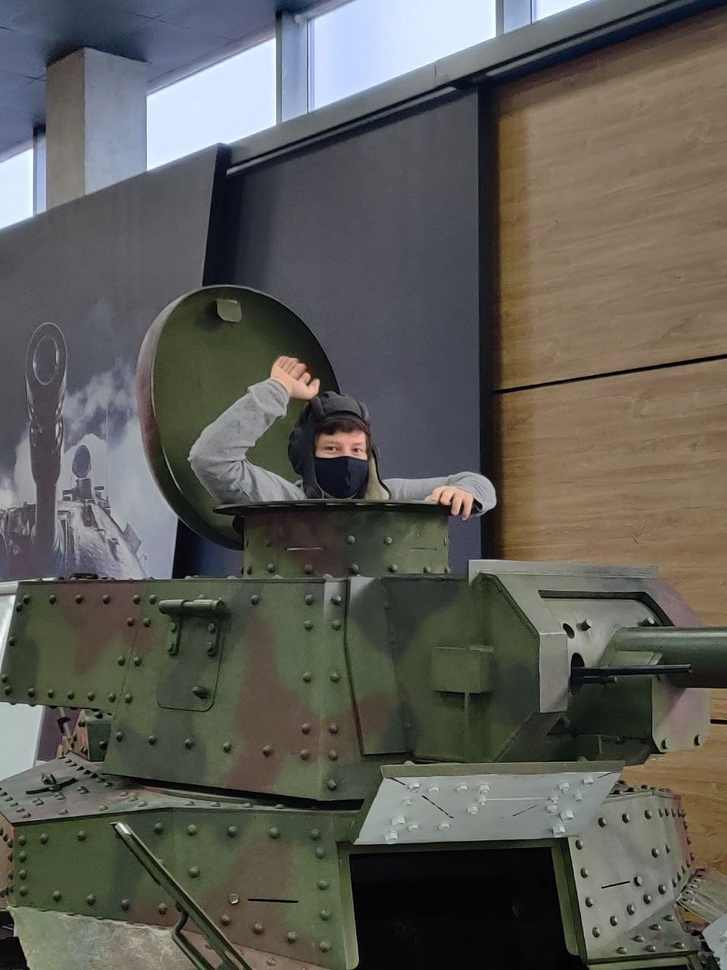
#> input picture artsiomka_v_tanke.jpg, 727 x 970 px, shrunk from 960 x 1280 before the run
$ python gamma_correction.py
#> lines starting #> are read from the running program, lines starting #| are printed output that depends on the picture
import matplotlib.pyplot as plt
import matplotlib.image as mpimg

def applyGammaCorrection(img, c, y):
    newImg = img.copy()

    if(len(newImg.shape) == 3):
        print('Colored image')
        for i in range(0, len(newImg)):
            for j in range(0, len(newImg[i])):
                newImg[i][j][0] = round(c * ((newImg[i][j][0] / 255) ** y) * 255)
                newImg[i][j][1] = round(c * ((newImg[i][j][1] / 255) ** y) * 255)
                newImg[i][j][2] = round(c * ((newImg[i][j][2] / 255) ** y) * 255)

    elif(len(newImg.shape) == 2):
        print('Greyscale image')
        for i in range(0, len(newImg)):
            for j in range(0, len(newImg[i])):
                newImg[i][j] = round(c * ((newImg[i][j] / 255) ** y) * 255)

    else:
        print('Wrong image format')
        return

    source_figure = plt.figure(1)
    plt.imshow(img)
    plt.grid(False)
    plt.axis(False)
    plt.suptitle('Source image')
    source_figure.show()

    corrected_figure = plt.figure(2)
    plt.imshow(newImg)
    plt.grid(False)
    plt.axis(False)
    plt.suptitle('Gamma corrected image')
    corrected_figure.show()

    print('Press enter to quit the program...')
    input()

def main():
    img = mpimg.imread('artsiomka_v_tanke.jpg').copy()
#> img is the input picture: shape (970, 727, 3); mean R, G, B 93.7, 92.3, 86.5

    c = float(input('Enter c: '))
#> the answer given: 3
    y = float(input('Enter y: '))
#> the answer given: 3

    applyGammaCorrection(img, c, y)
#> after the loop in applyGammaCorrection, `for i in range(0, len(newImg)):`:
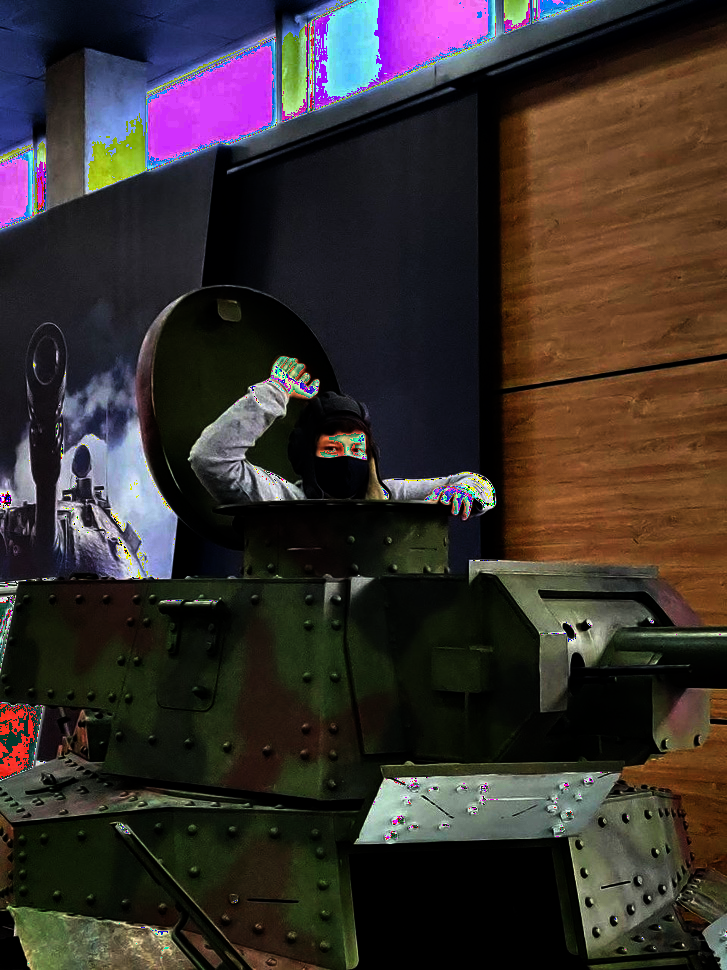
#> newImg: shape (970, 727, 3); mean R, G, B 55.9, 47.5, 45.1

main()
